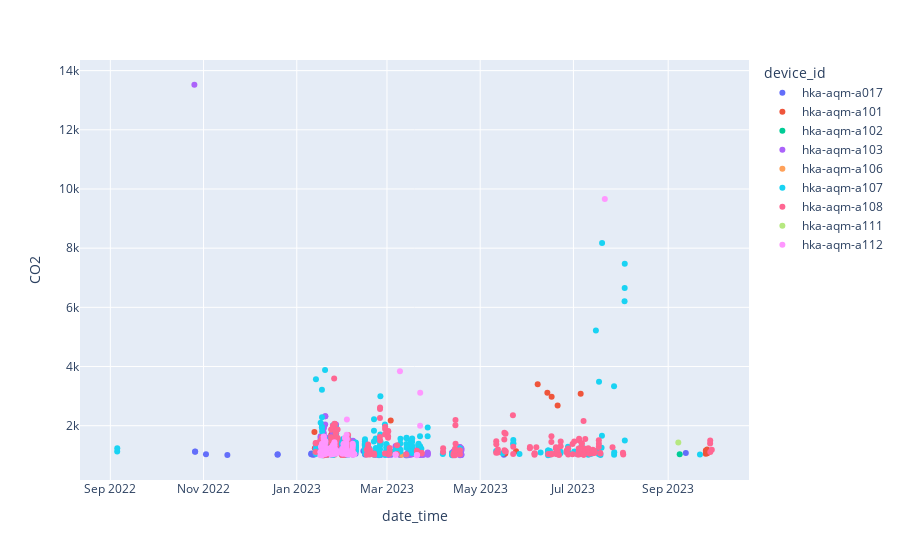

Notebook code for this chart:
### Code cell
px.scatter(df.loc[df.CO2 > 1000], x='date_time', y='CO2', color='device_id')

### Figure 1 — Plotly figure (JSON) as saved in the notebook; plotly's stock layout.template omitted (floating-point values rounded to 4 significant figures; data arrays with more than 128 entries replaced by an {"elided": "..."} marker saying what was removed)
{"data": [{"hovertemplate": "device_id=hka-aqm-a017<br>date_time=%{x}<br>CO2=%{y}<extra></extra>", "legendgroup": "hka-aqm-a017", "marker": {"color": "#636efa", "symbol": "circle"}, "mode": "markers", "name": "hka-aqm-a017", "orientation": "v", "showlegend": true, "type": "scatter", "x": ["2022-10-26T11:00:00", "2022-10-26T12:00:00", "2022-11-02T14:00:00", "2022-11-16T14:00:00", "2022-12-19T10:00:00", "2022-12-19T12:00:00", "2023-01-10T11:00:00", "2023-01-10T12:00:00", "2023-01-11T14:00:00", "2023-01-12T11:00:00", "2023-01-23T12:00:00", "2023-01-25T10:00:00", "2023-02-02T13:00:00", "2023-02-06T13:00:00", "2023-02-06T14:00:00", "2023-02-06T15:00:00", "2023-02-07T11:00:00", "2023-02-07T17:00:00", "2023-02-08T11:00:00", "2023-02-13T14:00:00", "2023-02-14T15:00:00", "2023-02-14T16:00:00", "2023-02-21T11:00:00", "2023-02-21T12:00:00", "2023-04-18T11:00:00", "2023-04-18T15:00:00", "2023-05-16T12:00:00", "2023-07-07T11:00:00", "2023-07-11T13:00:00", "2023-09-12T13:00:00"], "xaxis": "x", "y": [1123, 1125, 1031, 1012, 1020, 1037, 1037, 1059, 1015, 1023, 1030, 1091, 1020, 1085, 1070, 1028, 1175, 1351, 1049, 1147, 1070, 1027, 1106, 1025, 1108, 1009, 1018, 1055, 1046, 1079], "yaxis": "y"}, {"hovertemplate": "device_id=hka-aqm-a101<br>date_time=%{x}<br>CO2=%{y}<extra></extra>", "legendgroup": "hka-aqm-a101", "marker": {"color": "#EF553B", "symbol": "circle"}, "mode": "markers", "name": "hka-aqm-a101", "orientation": "v", "showlegend": true, "type": "scatter", "x": ["2023-01-12T13:00:00", "2023-01-12T20:00:00", "2023-01-17T11:00:00", "2023-01-23T13:00:00", "2023-03-03T11:00:00", "2023-03-08T12:00:00", "2023-05-17T11:00:00", "2023-05-24T11:00:00", "2023-06-07T15:00:00", "2023-06-13T23:00:00", "2023-06-14T11:00:00", "2023-06-16T18:00:00", "2023-06-20T16:00:00", "2023-07-05T18:00:00", "2023-09-25T14:00:00", "2023-09-25T16:00:00", "2023-09-25T17:00:00", "2023-09-26T11:00:00", "2023-09-26T12:00:00", "2023-09-26T14:00:00", "2023-09-26T15:00:00"], "xaxis": "x", "y": [1788, 1234, 1124, 1696, 2175, 1266, 1063, 1136, 3404, 3117, 1050, 2981, 2679, 3081, 1049, 1148, 1162, 1134, 1199, 1104, 1065], "yaxis": "y"}, {"hovertemplate": "device_id=hka-aqm-a102<br>date_time=%{x}<br>CO2=%{y}<extra></extra>", "legendgroup": "hka-aqm-a102", "marker": {"color": "#00cc96", "symbol": "circle"}, "mode": "markers", "name": "hka-aqm-a102", "orientation": "v", "showlegend": true, "type": "scatter", "x": ["2023-09-08T13:00:00"], "xaxis": "x", "y": [1032], "yaxis": "y"}, {"hovertemplate": "device_id=hka-aqm-a103<br>date_time=%{x}<br>CO2=%{y}<extra></extra>", "legendgroup": "hka-aqm-a103", "marker": {"color": "#ab63fa", "symbol": "circle"}, "mode": "markers", "name": "hka-aqm-a103", "orientation": "v", "showlegend": true, "type": "scatter", "x": {"elided": "249 str values"}, "xaxis": "x", "y": {"elided": "249 int values"}, "yaxis": "y"}, {"hovertemplate": "device_id=hka-aqm-a106<br>date_time=%{x}<br>CO2=%{y}<extra></extra>", "legendgroup": "hka-aqm-a106", "marker": {"color": "#FFA15A", "symbol": "circle"}, "mode": "markers", "name": "hka-aqm-a106", "orientation": "v", "showlegend": true, "type": "scatter", "x": ["2023-01-13T08:00:00", "2023-01-17T13:00:00", "2023-01-17T15:00:00", "2023-01-17T16:00:00", "2023-01-18T13:00:00", "2023-01-18T14:00:00", "2023-01-18T15:00:00", "2023-01-18T16:00:00", "2023-01-19T13:00:00", "2023-01-19T14:00:00", "2023-01-19T15:00:00", "2023-01-23T13:00:00", "2023-01-23T14:00:00", "2023-01-23T15:00:00", "2023-01-23T16:00:00", "2023-01-24T14:00:00", "2023-01-24T15:00:00", "2023-01-24T16:00:00", "2023-01-25T13:00:00", "2023-01-25T14:00:00", "2023-01-25T15:00:00", "2023-01-25T17:00:00", "2023-01-30T16:00:00", "2023-02-01T13:00:00", "2023-02-02T13:00:00", "2023-02-02T15:00:00", "2023-03-10T15:00:00"], "xaxis": "x", "y": [1092, 1077, 1133, 1122, 1144, 1132, 1041, 1003, 1015, 1060, 1040, 1134, 1128, 1363, 1286, 1067, 1161, 1121, 1068, 1127, 1167, 1018, 1007, 1015, 1050, 1035, 1021], "yaxis": "y"}, {"hovertemplate": "device_id=hka-aqm-a107<br>date_time=%{x}<br>CO2=%{y}<extra></extra>", "legendgroup": "hka-aqm-a107", "marker": {"color": "#19d3f3", "symbol": "circle"}, "mode": "markers", "name": "hka-aqm-a107", "orientation": "v", "showlegend": true, "type": "scatter", "x": {"elided": "254 str values"}, "xaxis": "x", "y": {"elided": "254 int values"}, "yaxis": "y"}, {"hovertemplate": "device_id=hka-aqm-a108<br>date_time=%{x}<br>CO2=%{y}<extra></extra>", "legendgroup": "hka-aqm-a108", "marker": {"color": "#FF6692", "symbol": "circle"}, "mode": "markers", "name": "hka-aqm-a108", "orientation": "v", "showlegend": true, "type": "scatter", "x": {"elided": "217 str values"}, "xaxis": "x", "y": {"elided": "217 int values"}, "yaxis": "y"}, {"hovertemplate": "device_id=hka-aqm-a111<br>date_time=%{x}<br>CO2=%{y}<extra></extra>", "legendgroup": "hka-aqm-a111", "marker": {"color": "#B6E880", "symbol": "circle"}, "mode": "markers", "name": "hka-aqm-a111", "orientation": "v", "showlegend": true, "type": "scatter", "x": ["2023-09-07T15:00:00"], "xaxis": "x", "y": [1435], "yaxis": "y"}, {"hovertemplate": "device_id=hka-aqm-a112<br>date_time=%{x}<br>CO2=%{y}<extra></extra>", "legendgroup": "hka-aqm-a112", "marker": {"color": "#FF97FF", "symbol": "circle"}, "mode": "markers", "name": "hka-aqm-a112", "orientation": "v", "showlegend": true, "type": "scatter", "x": ["2023-01-16T12:00:00", "2023-01-16T13:00:00", "2023-01-16T14:00:00", "2023-01-16T19:00:00", "2023-01-17T11:00:00", "2023-01-17T12:00:00", "2023-01-17T13:00:00", "2023-01-17T14:00:00", "2023-01-17T15:00:00", "2023-01-17T16:00:00", "2023-01-17T17:00:00", "2023-01-18T11:00:00", "2023-01-18T12:00:00", "2023-01-18T13:00:00", "2023-01-18T14:00:00", "2023-01-18T15:00:00", "2023-01-18T16:00:00", "2023-01-18T17:00:00", "2023-01-18T18:00:00", "2023-01-18T19:00:00", "2023-01-19T12:00:00", "2023-01-19T13:00:00", "2023-01-19T14:00:00", "2023-01-19T15:00:00", "2023-01-19T16:00:00", "2023-01-20T11:00:00", "2023-01-20T12:00:00", "2023-01-20T13:00:00", "2023-01-20T14:00:00", "2023-01-20T15:00:00", "2023-01-20T16:00:00", "2023-01-23T13:00:00", "2023-01-23T14:00:00", "2023-01-23T15:00:00", "2023-01-23T16:00:00", "2023-01-24T14:00:00", "2023-01-24T15:00:00", "2023-01-24T16:00:00", "2023-01-24T17:00:00", "2023-01-24T18:00:00", "2023-01-25T12:00:00", "2023-01-25T13:00:00", "2023-01-25T14:00:00", "2023-01-25T15:00:00", "2023-01-25T16:00:00", "2023-01-25T17:00:00", "2023-01-25T18:00:00", "2023-01-25T19:00:00", "2023-01-25T20:00:00", "2023-01-26T14:00:00", "2023-01-26T15:00:00", "2023-01-26T16:00:00", "2023-01-26T18:00:00", "2023-01-30T14:00:00", "2023-01-30T15:00:00", "2023-01-30T16:00:00", "2023-01-30T17:00:00", "2023-01-30T18:00:00", "2023-01-30T19:00:00", "2023-01-31T12:00:00", "2023-01-31T13:00:00", "2023-01-31T14:00:00", "2023-01-31T15:00:00", "2023-01-31T16:00:00", "2023-01-31T17:00:00", "2023-01-31T18:00:00", "2023-02-01T11:00:00", "2023-02-01T12:00:00", "2023-02-01T13:00:00", "2023-02-01T14:00:00", "2023-02-01T15:00:00", "2023-02-01T16:00:00", "2023-02-01T17:00:00", "2023-02-01T18:00:00", "2023-02-01T19:00:00", "2023-02-01T20:00:00", "2023-02-02T12:00:00", "2023-02-02T13:00:00", "2023-02-02T14:00:00", "2023-02-02T15:00:00", "2023-02-02T16:00:00", "2023-02-02T17:00:00", "2023-02-02T18:00:00", "2023-02-02T19:00:00", "2023-02-02T20:00:00", "2023-02-03T13:00:00", "2023-02-03T14:00:00", "2023-02-03T15:00:00", "2023-02-06T12:00:00", "2023-02-06T13:00:00", "2023-02-06T14:00:00", "2023-02-06T15:00:00", "2023-02-06T16:00:00", "2023-02-06T17:00:00", "2023-02-07T15:00:00", "2023-02-07T16:00:00", "2023-03-06T15:00:00", "2023-03-06T16:00:00", "2023-03-09T12:00:00", "2023-03-20T13:00:00", "2023-03-20T18:00:00", "2023-03-22T17:00:00", "2023-03-22T18:00:00", "2023-07-21T13:00:00"], "xaxis": "x", "y": [1004, 1102, 1118, 1292, 1005, 1188, 1386, 1150, 1368, 1357, 1080, 1057, 1170, 1346, 1551, 1634, 1615, 1123, 1078, 1042, 1043, 1261, 1418, 1460, 1480, 1174, 1189, 1156, 1236, 1066, 1079, 1027, 1212, 1255, 1253, 1159, 1335, 1258, 1080, 1033, 1191, 1329, 1401, 1438, 1318, 1210, 1208, 1179, 1137, 1062, 1171, 1172, 1056, 1061, 1156, 1216, 1068, 1117, 1094, 1062, 1158, 1282, 1384, 1382, 1117, 1113, 1064, 1246, 1309, 1227, 1585, 1592, 1175, 1181, 1185, 1101, 1287, 1381, 1521, 1690, 1558, 1177, 1034, 2210, 1180, 1078, 1041, 1016, 1028, 1124, 1250, 1387, 1332, 1017, 1033, 1034, 1026, 1018, 3842, 1003, 1013, 1998, 3111, 9660], "yaxis": "y"}], "layout": {"legend": {"title": {"text": "device_id"}, "tracegroupgap": 0}, "margin": {"t": 60}, "xaxis": {"anchor": "y", "domain": [0, 1], "title": {"text": "date_time"}}, "yaxis": {"anchor": "x", "domain": [0, 1], "title": {"text": "CO2"}}}}
